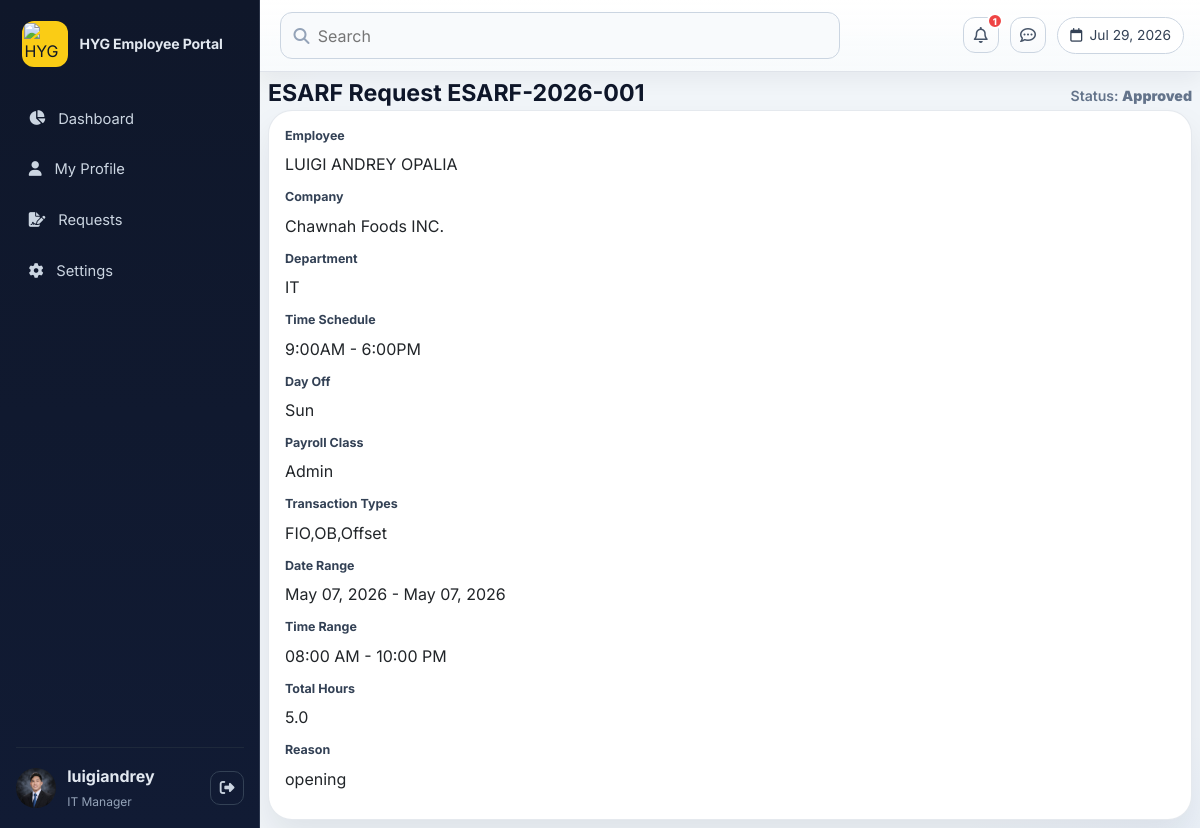
The page /employee/esarf_detail/1 (signed in) on the database its author committed.
### website/models.py (models this page shows, shortened)
class Employee(db.Model):
    id = db.Column(db.Integer, primary_key=True)
    biometric_no = db.Column(db.String(50))
    first_name = db.Column(db.String(100))
    middle_name = db.Column(db.String(100))
    last_name = db.Column(db.String(100))
    suffix = db.Column(db.String(20))
    age = db.Column(db.Integer)
    religion = db.Column(db.String(100))
    educational_attainment = db.Column(db.String(100))
    birth_place = db.Column(db.String(150))
    nationality = db.Column(db.String(100))
    height = db.Column(db.String(50))
    weight = db.Column(db.String(50))
    civil_status = db.Column(db.String(50))
    birth_date = db.Column(db.Date)
    hired_date = db.Column(db.Date)
    department = db.Column(db.String(50))
    position = db.Column(db.String(100))
    company = db.Column(db.String(100))
    employee_no = db.Column(db.String(50))
    employee_type = db.Column(db.String(50))
    location = db.Column(db.String(100))
    email = db.Column(db.String(100), unique=True)
    phone = db.Column(db.String(20))
    house_phone = db.Column(db.String(30))
    social_media_type = db.Column(db.String(50))
    social_media_detail = db.Column(db.String(255))
    present_address = db.Column(db.Text)
    permanent_address = db.Column(db.Text)
    sss_no = db.Column(db.Integer)
    philhealth_no = db.Column(db.Integer)
    pagibig_no = db.Column(db.Integer)
    tin_no = db.Column(db.Integer)
    valid_id_no = db.Column(db.Integer)
    valid_id_type = db.Column(db.String(50))
    elementary_school = db.Column(db.String(150))
    elementary_year_attended = db.Column(db.String(100))
    secondary_school = db.Column(db.String(150))
    secondary_year_attended = db.Column(db.String(100))
    college_school = db.Column(db.String(150))
    college_year_attended = db.Column(db.String(100))
    college_course = db.Column(db.String(150))
    year_graduated = db.Column(db.String(50))
    father_name = db.Column(db.String(150))
    father_occupation = db.Column(db.String(150))
    mother_maiden_name = db.Column(db.String(150))
    mother_occupation = db.Column(db.String(150))
    no_of_siblings = db.Column(db.String(50))
    sibling_birth_order = db.Column(db.String(100))
    spouse_full_name = db.Column(db.String(150))
    spouse_age = db.Column(db.Integer)
    spouse_birth_date = db.Column(db.Date)
    spouse_school = db.Column(db.String(150))
    spouse_course_degree = db.Column(db.String(150))
    spouse_occupation = db.Column(db.String(150))
    no_of_children = db.Column(db.Integer)
    no_of_male_children = db.Column(db.Integer)
    no_of_female_children = db.Column(db.Integer)
    children_details = db.Column(db.JSON)
    account_no = db.Column(db.Integer)
    bank_type = db.Column(db.String(50))
    status = db.Column(db.String(50))
    photopath = db.Column(db.String(255))
    employment_status = db.Column(db.String(50))
    gender = db.Column(db.String(20))
    zipCode = db.Column(db.Integer)

class User(db.Model, UserMixin):
    id = db.Column(db.Integer, primary_key=True)
    employee_id = db.Column(db.Integer, db.ForeignKey('employee.id'), nullable=True, unique=True)
    username = db.Column(db.String(100), unique=True)
    password = db.Column(db.String(255))
    role = db.Column(db.String(50), default='user')
    leave_credits = db.Column(db.Integer)
    offset_credits = db.Column(db.Float, nullable=False, default=0.0)
    employee = db.relationship('Employee', backref=db.backref('user', uselist=False))

class EsarfRequest(db.Model):
    id = db.Column(db.Integer, primary_key=True)
    esarf_number = db.Column(db.String(20), unique=True)
    submitted_by_user_id = db.Column(db.Integer, db.ForeignKey('user.id'), nullable=False)
    status = db.Column(db.String(20), nullable=False, default='Pending')
    time_schedule = db.Column(db.String(50), nullable=False)
    day_off = db.Column(db.String(20), nullable=False)
    payroll_class = db.Column(db.String(50), nullable=False)
    transaction_types = db.Column(db.String(255), nullable=False)  # CSV: OT,OB
    date_from = db.Column(db.Date, nullable=False)
    date_to = db.Column(db.Date, nullable=False)
    time_from = db.Column(db.Time, nullable=False)
    time_to = db.Column(db.Time, nullable=False)
    total_hours = db.Column(db.Float, nullable=False)
    reason = db.Column(db.Text, nullable=False)
    created_at = db.Column(db.DateTime, default=philippine_now, nullable=False)
    declined_reason = db.Column(db.String(255))
    submitted_by_user = db.relationship(
        'User',
        backref=db.backref('esarf_requests', lazy=True),
    )

### website/employee.py (the view)
@employee.route('/employee/esarf_detail/<int:req_id>')
@login_required
def esarf_detail(req_id):
    profile_redirect = _require_employee_profile()
    if profile_redirect:
        return profile_redirect
    esarf_req = EsarfRequest.query.get_or_404(req_id)
    if esarf_req.submitted_by_user_id != current_user.id:
        flash('You are not authorized to view this request.', category='error')
        return redirect(url_for('employee.esarf_requests'))
    return render_template('employee/esarf_detail.html', esarf_request=esarf_req)

### website/employee.py (called while the page is built)
def _require_employee_profile():
    if current_user.employee:
        return None
    flash('Your account is not linked to an employee profile.', category='error')
    return redirect(url_for('views.home'))

### website/templates/employee/esarf_detail.html (shortened to what this page needs)
{% extends "base.html" %}
{% block extra_head %}
<link rel="stylesheet" href="{{ url_for('static', filename='css/pages/esarf.css') }}?v={{ static_version }}">
{% endblock %}
{% block page_content %}
{% set req = esarf_request %}
{% set employee = current_user.employee if current_user.is_authenticated and current_user.employee else None %}
{% set employee_name = (
    employee.first_name ~
    (' ' ~ employee.middle_name[:1] ~ '.' if employee.middle_name else '') ~
    ' ' ~ employee.last_name ~
    (' ' ~ employee.suffix if employee.suffix else '')
)|trim if employee else (current_user.username if current_user.is_authenticated else 'Employee') %}
<section class="esarf-detail-page">
  <header class="page-header esarf-page-header">
    <h1>ESARF Request {{ req.esarf_number or '' }}</h1>
    <p>Status: <strong>{{ req.status or 'Pending' }}</strong></p>
  </header>
  <article class="card esarf-detail-card">
    <div class="field">
      <label>Employee</label>
      <div>{{ employee_name }}</div>
    </div>
    <div class="field">
      <label>Company</label>
      <div>{{ employee.company if employee else '' }}</div>
    </div>
    <div class="field">
      <label>Department</label>
      <div>{{ employee.department if employee else '' }}</div>
    </div>
    <div class="field">
      <label>Time Schedule</label>
      <div>{{ req.time_schedule }}</div>
    </div>
    <div class="field">
      <label>Day Off</label>
      <div>{{ req.day_off }}</div>
    </div>
    <div class="field">
      <label>Payroll Class</label>
      <div>{{ req.payroll_class }}</div>
    </div>
    <div class="field">
      <label>Transaction Types</label>
      <div>{{ req.transaction_types }}</div>
    </div>
    <div class="field">
      <label>Date Range</label>
      <div>{{ req.date_from.strftime('%b %d, %Y') if req.date_from else '' }} - {{ req.date_to.strftime('%b %d, %Y') if req.date_to else '' }}</div>
    </div>
    <div class="field">
      <label>Time Range</label>
      <div>{{ req.time_from.strftime('%I:%M %p') if req.time_from else '' }} - {{ req.time_to.strftime('%I:%M %p') if req.time_to else '' }}</div>
    </div>
    <div class="field">
      <label>Total Hours</label>
      <div>{{ req.total_hours }}</div>
    </div>
    <div class="field">
      <label>Reason</label>
      <div>{{ req.reason }}</div>
    </div>
  </article>
</section>
{% endblock %}

### website/templates/base.html (shortened to what this page needs)
<!doctype html>
<html lang="en">
<head>
  <link rel="stylesheet" href="https://cdnjs.cloudflare.com/ajax/libs/font-awesome/6.5.2/css/all.min.css">
  <link rel="stylesheet" href="https://cdn.jsdelivr.net/npm/bootstrap@5.3.3/dist/css/bootstrap.min.css">
  <link rel="stylesheet" href="{{ url_for('static', filename='css/styles.css') }}?v={{ static_version }}">
  {% block extra_head %}{% endblock %}
</head>
<body>
  <div class="app-shell">
    <aside class="sidebar" id="sidebar">
      <div class="sidebar-head">
        <div class="brand">
          <div class="brand-mark logo-image">
            <img src="{{ url_for('static', filename='images/logos/HYG LOGO.png') }}" alt="HYG Logo" class="hyg-logo">
          </div>
          <strong>HYG Employee Portal</strong>
        </div>
      </div>
      {% set role = current_user.role if current_user.is_authenticated else '' %}
      {% set is_employee_user = role == 'user' %}
      {% set has_employee_profile = current_user.is_authenticated and current_user.employee %}
      {% set can_manage_employees = role in ['admin', 'hr'] %}
      {% set can_manage_companies = role in ['admin', 'hr'] %}
      {% set can_manage_departments = role in ['admin', 'hr'] %}
      {% set can_manage_users = role == 'admin' %}
      {% set can_manage_settings = role == 'admin' %}
      {% set can_view_esarf_requests = role in ['admin', 'timekeeper'] or is_esarf_approver %}
      {% set can_view_leave_requests = role in ['admin', 'timekeeper'] or is_leave_approver %}
      {% set can_view_perk_requests = role in ['admin', 'hr'] or is_perk_approver %}
      {% set is_mobile_approver = can_view_esarf_requests or can_view_leave_requests or can_view_perk_requests %}
      {% set can_view_attendance = role in ['admin', 'user'] %}
      {% set can_view_leaves = role == 'admin' or has_employee_profile %}
      <ul class="nav-list">
        {% if current_user.is_authenticated %}
        <li>
          <a href="{% if role in ['admin', 'hr'] %}{{ url_for('admin.dashboard') }}{% elif has_employee_profile %}{{ url_for('employee.employee_dashboard') }}{% else %}{{ url_for('views.home') }}{% endif %}" class="nav-link ">
            <i class="fa-solid fa-chart-pie"></i>
            <span>Dashboard</span>
          </a>
        </li>
        {% endif %}
        {% if has_employee_profile %}
        <li>
          <a href="{{ url_for('employee.view_employee', employee_id=current_user.employee.id) }}" class="nav-link {% if request.path.startswith('/employee/profile/' ~ current_user.employee.id) %}active{% endif %}">
            <i class="fa-solid fa-user"></i>
            <span>My Profile</span>
          </a>
        </li>
        {% endif %}
        {% if has_employee_profile %}
        <li>
            <a href="{% if is_mobile_approver and can_view_esarf_requests %}{{ url_for('admin.esarf_requests', type='esarf') }}{% elif is_mobile_approver and can_view_leave_requests %}{{ url_for('admin.esarf_requests', type='leave') }}{% elif is_mobile_approver and can_view_perk_requests %}{{ url_for('admin.perk_requests') }}{% else %}{{ url_for('employee.esarf_requests') }}{% endif %}" class="nav-link {% if request.path == '/esarf_requests' or request.path == '/employee/esarf_requests' or request.path == '/perk_requests' %}active{% endif %}">
            <i class="fa-solid fa-file-signature"></i>
            <span>Requests</span>
          </a>
        </li>
        <li>
          <a href="{{ url_for('employee.settings') }}" class="nav-link {% if request.path == '/employee/settings' %}active{% endif %}">
            <i class="fa-solid fa-gear"></i>
            <span>Settings</span>
          </a>
        </li>
        {% endif %}
      </ul>
      {% set profile_employee = current_user.employee if current_user.is_authenticated and current_user.employee else None %}
      {% set profile_name = current_user.username if current_user.is_authenticated and current_user.username else 'Guest' %}
      {% set role_label_map = {'admin': 'Administrator', 'hr': 'HR', 'timekeeper': 'Timekeeper', 'user': 'Employee', 'dept manager': 'Dept Manager', 'operation': 'Operations', 'general manager': 'General Manager'} %}
      {% set profile_position = profile_employee.position if profile_employee and profile_employee.position else role_label_map.get(role, 'Employee') %}
      <div class="sidebar-foot">
        {% if profile_employee and profile_employee.photopath %}
        <img src="{{ url_for('static', filename=profile_employee.photopath) }}" alt="{{ profile_name }}">
        {% else %}
        <span class="avatar-letter">{{ profile_name[:1] }}</span>
        {% endif %}
        <div>
          <div><strong>{{ profile_name|trim }}</strong></div>
          <small>{{ profile_position }}</small>
        </div>
        {% if current_user.is_authenticated %}
        <a href="{{ url_for('auth.logout') }}" class="logout-btn sidebar-inline-logout" title="Logout" aria-label="Logout">
          <i class="fa-solid fa-right-from-bracket"></i>
        </a>
        {% endif %}
      </div>
    </aside>
    <section class="app-main">
      {% block topbar %}
      <header class="topbar">
        <div class="topbar-left">
          <label class="search">
            <i class="fa-solid fa-magnifying-glass"></i>
            <input type="text" placeholder="Search">
          </label>
        </div>
        <div class="topbar-right">
          <a href="{{ url_for('employee.notifications') if current_user.is_authenticated else url_for('auth.login') }}" class="icon-btn topbar-notification-link" title="Notifications" aria-label="Notifications">
            <i class="fa-regular fa-bell"></i>
            {% if unread_notification_count %}
            <span class="topbar-notification-badge">{{ unread_notification_count if unread_notification_count < 10 else '9+' }}</span>
            {% endif %}
          </a>
          <a href="{{ url_for('employee.ai_messages') if current_user.is_authenticated else url_for('auth.login') }}" class="icon-btn {% if request.path == '/employee/ai-messages' %}active{% endif %}" title="AI Messages" aria-label="AI Messages"><i class="fa-regular fa-comment-dots"></i></a>
          <div class="date-pill"><i class="fa-regular fa-calendar"></i><span id="topbarDate">Today</span></div>
        </div>
      </header>
      {% endblock %}
      <main class="page" id="appContent" aria-live="polite" aria-busy="false">
        {% block page_content %}{% endblock %}
      </main>
    </section>
  </div>
</body>
</html>

### website/static/css/pages/esarf.css (style rules this page uses)
.employee-esarf-history-title h1, .esarf-page-header h1, .esarf-panel-title-wrap h3 { color: #0f172a; font-weight: 700; letter-spacing: 0; }
.employee-esarf-history-title p, .esarf-page-header p, .employee-esarf-mobile-dept, .employee-esarf-mobile-datetime span { color: #64748b; font-weight: 600; }

### rows shown on the page
Employee: photopath (picture), position "IT Manager", company "Chawnah Foods INC.", department "IT"
User: username "luigiandrey"
EsarfRequest: esarf_number "ESARF-2026-001", status "Approved", time_schedule "9:00AM - 6:00PM", day_off "Sun", payroll_class "Admin", transaction_types "FIO,OB,Offset", date_from "May 07, 2026", date_to "May 07, 2026", time_from "08:00 AM", time_to "10:00 PM", total_hours "5.0", reason "opening"

### other values the page prints
{{ unread_notification_count if unread_notification_count < 10 else '9+' }} "1"
{{ employee_name }} "LUIGI ANDREY OPALIA"
